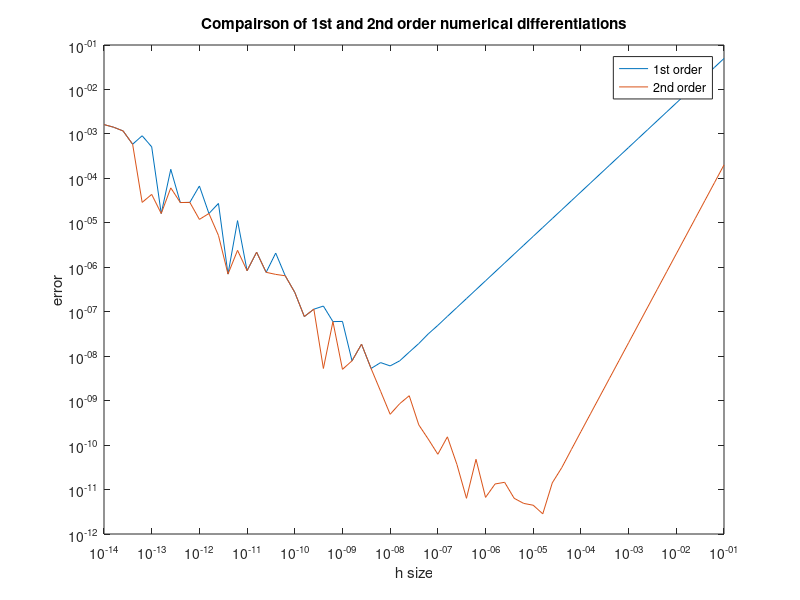

Source code (MATLAB):
clc; clear; close all;

x = 1.45;
h = 10.^(-(1:.2:14));
q1 = @(h) (sin(x+h)-sin(x))./h;
q2 = @(h) (sin(x+h)-sin(x-h))./(2.*h);
E1 = abs(q1(h) - cos(x));
E2 = abs(q2(h) - cos(x));

figure(1)
hold on; box on;
set(gca,'YScale','log','XScale','log')
loglog(h,E1)
loglog(h,E2)
title('Compairson of 1st and 2nd order numerical differentiations')
legend('1st order','2nd order')
xlabel('h size')
ylabel('error')